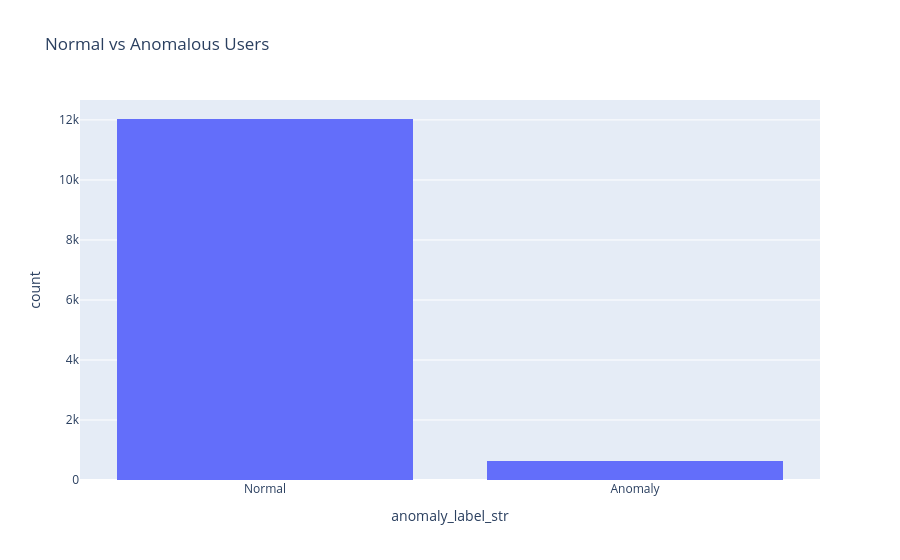

Notebook code cell kept with this figure:
### Code cell
fig = px.histogram(
    df,
    x="anomaly_label_str",
    title="Normal vs Anomalous Users"
)

fig.show()

### Figure 1 — Plotly figure (JSON) as saved in the notebook; plotly's stock layout.template omitted (floating-point values rounded to 4 significant figures; data arrays with more than 128 entries replaced by an {"elided": "..."} marker saying what was removed)
{"data": [{"bingroup": "x", "hovertemplate": "anomaly_label_str=%{x}<br>count=%{y}<extra></extra>", "legendgroup": "", "marker": {"color": "#636efa", "pattern": {"shape": ""}}, "name": "", "orientation": "v", "showlegend": false, "type": "histogram", "x": {"elided": "12665 str values"}, "xaxis": "x", "yaxis": "y"}], "layout": {"barmode": "relative", "legend": {"tracegroupgap": 0}, "title": {"text": "Normal vs Anomalous Users"}, "xaxis": {"anchor": "y", "domain": [0, 1], "title": {"text": "anomaly_label_str"}}, "yaxis": {"anchor": "x", "domain": [0, 1], "title": {"text": "count"}}}}
